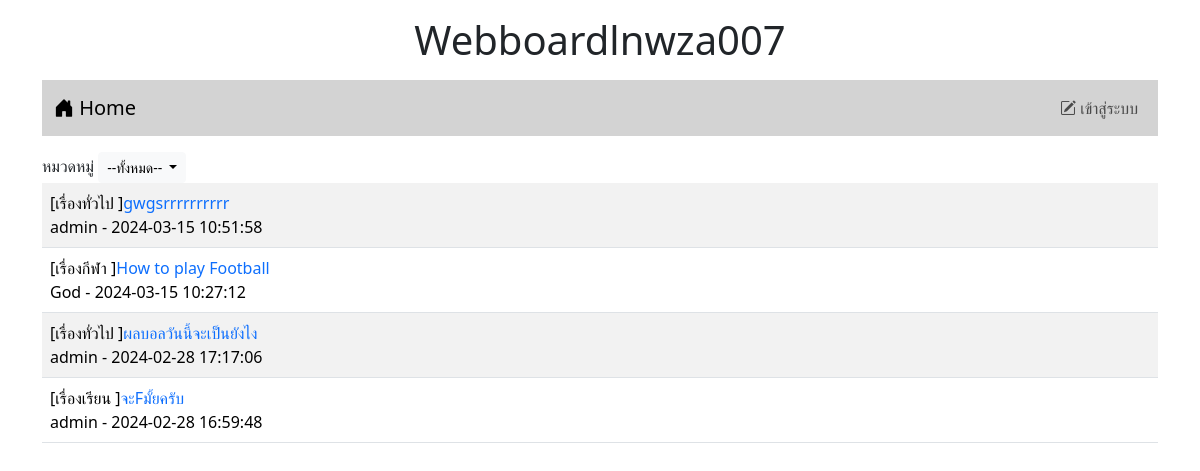
The page / on the database its author committed.
### tables this page shows
CREATE TABLE `post` (
  `id` int(11) NOT NULL,
  `title` varchar(128) NOT NULL,
  `content` varchar(2048) NOT NULL,
  `post_date` datetime NOT NULL,
  `cat_id` int(11) NOT NULL,
  `user_id` int(11) NOT NULL
);

CREATE TABLE `category` (
  `id` int(11) NOT NULL,
  `name` varchar(20148) NOT NULL
);

CREATE TABLE `user` (
  `id` int(11) NOT NULL,
  `login` varchar(32) NOT NULL,
  `password` varchar(64) NOT NULL,
  `name` varchar(64) NOT NULL,
  `gender` char(1) NOT NULL,
  `email` varchar(32) NOT NULL,
  `role` char(1) NOT NULL
);

### index.php (the view, shortened to what this page needs)
<!DOCTYPE html>
<html lang="en">
<head>
    <link rel="stylesheet" href="bootstrap-5.3.2-dist/css/bootstrap.min.css">
    <link rel="stylesheet" href="https://cdn.jsdelivr.net/npm/bootstrap-icons@1.11.3/font/bootstrap-icons.min.css">
</head>
<body>
    <div class="container-lg">
    <h1 style="text-align: center;" class="m-3">Webboardlnwza007</h1>
    <?php include "nav.php" ?>
<div class="mt-3 d-flex justify-content-between">
    <div>
      <label>หมวดหมู่</label>
      <span class="dropdown">
        <button class="btn btn-light btn-sm dropdown-toggle" type="button" data-bs-toggle="dropdown" aria-expanded="false">
       --ทั้งหมด--
      </button>
      </span>
    </div>
</div>
    <table class="table table-striped">
      <?php
         $conn=new PDO("mysql:host=localhost;dbname=webboard;charset=utf8","root","");
         $sql="SELECT t3.name,t1.title,t1.id,t2.login,t1.post_date FROM post as t1
         INNER JOIN user as t2 ON (t1.user_id=t2.id)
         INNER JOIN category as t3 ON (t1.cat_id=t3.id) ORDER BY t1.post_date DESC";
         $result=$conn->query($sql);
         while($row =  $result->fetch()){
            echo "<tr><td class='d-flex justify-content-between'>
            <div>[$row[0] ]<a href=post.php?id=$row[2]
            style=text-decoration:none>$row[1]</a><br>$row[3] - $row[4]</div>";
            echo"</td></tr>";
         }
        ?>
    </table>
    </div>
</body>
</html>

### rows shown on the page
post: category.name "เรื่องทั่วไป", title "gwgsrrrrrrrrrr", user.login "admin", post_date "2024-03-15 10:51:58"
post: category.name "เรื่องกีฬา", title "How to play Football", user.login "God", post_date "2024-03-15 10:27:12"
post: category.name "เรื่องทั่วไป", title "ผลบอลวันนี้จะเป็นยังไง", user.login "admin", post_date "2024-02-28 17:17:06"
post: category.name "เรื่องเรียน", title "จะFมั้ยครับ", user.login "admin", post_date "2024-02-28 16:59:48"
